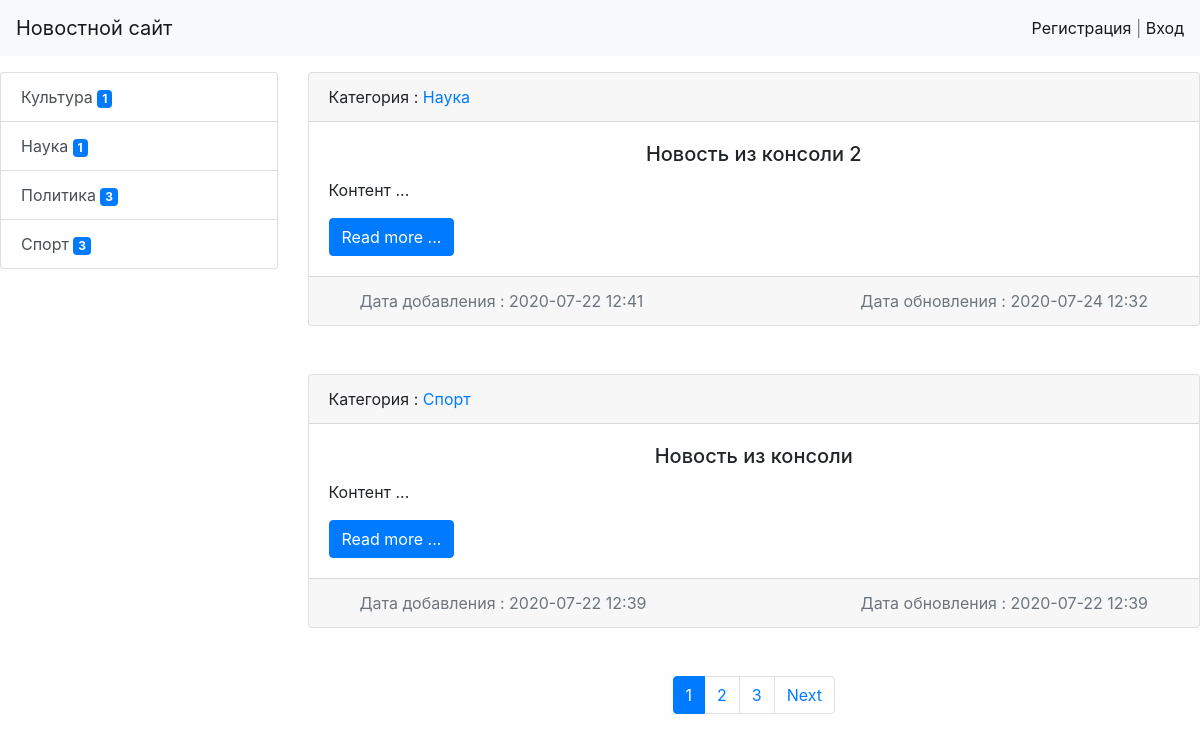
The app's page /, older data.
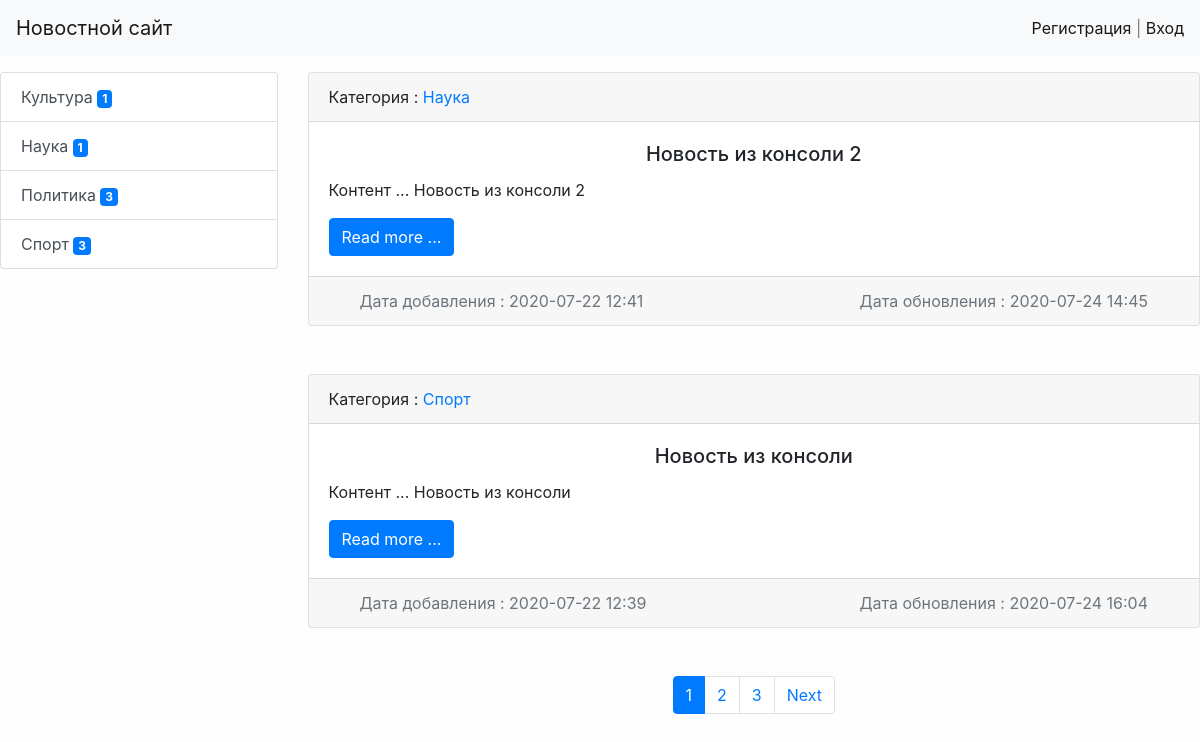
The same page, newer data.
### news/models.py (models this page shows, shortened)
class Category(models.Model):
    title = models.CharField(max_length=150, db_index=True, verbose_name='Наименование категории')
    def get_absolute_url(self):
        return reverse('category', kwargs={'category_id': self.pk})
    class Meta:
        verbose_name = 'Категория'
        verbose_name_plural = 'Категории'
        ordering = ['title']

class News(models.Model ):
    title = models.CharField(max_length=150, verbose_name='Наименование')
    content = models.TextField(verbose_name='Контент')
    created_at = models.DateTimeField(auto_now_add=True, verbose_name='Опубликовано')
    update_at = models.DateTimeField(auto_now=True, verbose_name='Обновление')
    photo = models.ImageField(upload_to='photos/%Y/%m/%d', blank=True, verbose_name='Фото')
    is_published = models.BooleanField(default=True, verbose_name='Опубликовано ?')
    category = models.ForeignKey('Category', on_delete=models.PROTECT, null=True, verbose_name='Категория')
    views = models.IntegerField(default=0)
    def get_absolute_url(self):
        return reverse('view_news', kwargs={'pk': self.pk})
    class Meta:
        verbose_name = 'Новость'
        verbose_name_plural = 'Новости'
        ordering = ['-created_at']

### news/views.py (the view)
# urls.py: path('', HomeNews.as_view(), name='home'),
class HomeNews(ListView):
    model = News
    paginate_by = 2
    def get_context_data(self, **kwargs):
        context = super().get_context_data(**kwargs)
        context['title'] = 'Главная страница'
        return context
    def get_queryset(self):
        return News.objects.filter(is_published=True).select_related('category')

### news/templatetags/news_tags.py (called while the page is built)
@register.inclusion_tag('news/list_categories.html')
def show_categories():
    categories = Category.objects.annotate(cat=Count('news__is_published', filter=F('news__is_published'))).filter(cat__gt=0)
    return {
        'categories': categories,
    }

### news/templates/news/news_list.html (shortened to what this page needs)
{% extends 'base.html' %}
{% block sidebar %}
{% include 'inc/_sidebar.html' %}
{% endblock %}
{% block content %}
    {% for item in object_list %}
    <div class="card mb-5">
        <div class="card-header">
            Категория :
            <a href="{{ item.category.get_absolute_url }}">
                {{ item.category.title }}
            </a>
        </div>
        <div class="card-body">
            <div class="media d-flex align-items-center">
                <div class="media-body">
                    <h5 class="card-title text-center">{{ item.title }}</h5>
                    <p class="card-text">{{ item.content|truncatewords:150 }}</p>
                    <a href="{{ item.get_absolute_url }}" class="btn btn-primary">Read more ...</a>
                </div>
            </div>
        </div>
        <div class="card-footer text-muted ">
            <div class="row justify-content-between ml-3 mr-3">
                <div class="col-auto"> Дата добавления : {{ item.created_at|date:"Y-m-d H:i" }}</div>
                <div class="col-auto">
                    Дата обновления : {{ item.update_at|date:"Y-m-d H:i" }}
                </div>
            </div>
        </div>
    </div>
    {% empty %}
    <li>Ошибка! Объект не найден</li>
    {% endfor %}
{% endblock %}

### templates/base.html (shortened to what this page needs)
<!doctype html>
{% load static %}
<html landfasg="en">
<head>
    <link rel="stylesheet" href="{% static 'bootstrap/css/bootstrap.min.css' %}">
    <link rel="stylesheet" href="{% static 'css/style.css' %}">
</head>
<body>
    {% include 'inc/_nav.html' %}
    <div class="conteiner mt-3">
        <div class="row">
            <div class="col-md-3">
                {% block sidebar %}SIDEBAR{% endblock %}
            </div>
            <div class="col-md-9">
                {% block content %}CONTENT{% endblock %}
                {% if page_obj.has_other_pages %}
                <nav aria-label="...">
                    <ul class="pagination justify-content-center">
                        {% for page in page_obj.paginator.page_range %}
                        {% if page_obj.number == page %}
                        <li class="page-item active" aria-current="page">
                            <a class="page-link" href="?page={{ page }}">{{ page }}</a>
                        </li>
                        {% elif page > page_obj.number|add:-3 and page < page_obj.number|add:3 %}
                        <li class="page-item"><a class="page-link" href="?page={{ page }}">{{ page }}</a></li>
                        {% endif %}
                        {% endfor %}
                        {% if page_obj.has_next %}
                        <li class="page-item">
                            <a class="page-link" href="?page={{ page_obj.next_page_number }}">Next</a>
                        </li>
                        {% endif %}
                    </ul>
                </nav>
                {% endif %}
            </div>
        </div>
    </div>
</body>
</html>

### templates/inc/_nav.html (shortened to what this page needs)
<nav class="navbar navbar-expand-lg navbar-light bg-light">
    <a class="navbar-brand" href="{% url 'home' %}">Новостной сайт</a>
    <div class="collapse navbar-collapse" id="navbarSupportedContent">
        <span class="navbar-text">
            {% if request.user.is_authenticated %}
            Добро пожаловать, {{ user.username }} | <a href="{% url 'logout' %}">Выход</a>
            {% else %}
            <a href="{% url 'register' %}">Регистрация</a> | <a href="{% url 'login' %}">Вход</a>
            {% endif %}
        </span>
    </div>
</nav>

### templates/inc/_sidebar.html (shortened to what this page needs)
{% load news_tags %}
{% show_categories %}

### news/templates/news/list_categories.html
<div class="list-group">
    {% for item in categories %}
    <a href="{% url 'category' item.pk %}" class="list-group-item list-group-item-action">
        {{ item.title }}
        <span class="badge badge-primary">{{ item.cat }}</span>
    </a>
    {% endfor %}
</div>

### my_first_project/static/css/style.css (style rules this page uses)
body { background-color: #fefefe73; }

Row changes from the older to the newer data that the page shows:
changed News "Новость из консоли 2": content "Контент ..." → "Контент ... Новость из консоли 2"; update_at "2020-07-24 12:32" → "2020-07-24 14:45"
changed News "Новость из консоли": content "Контент ..." → "Контент ... Новость из консоли"; update_at "2020-07-22 12:39" → "2020-07-24 16:04"
